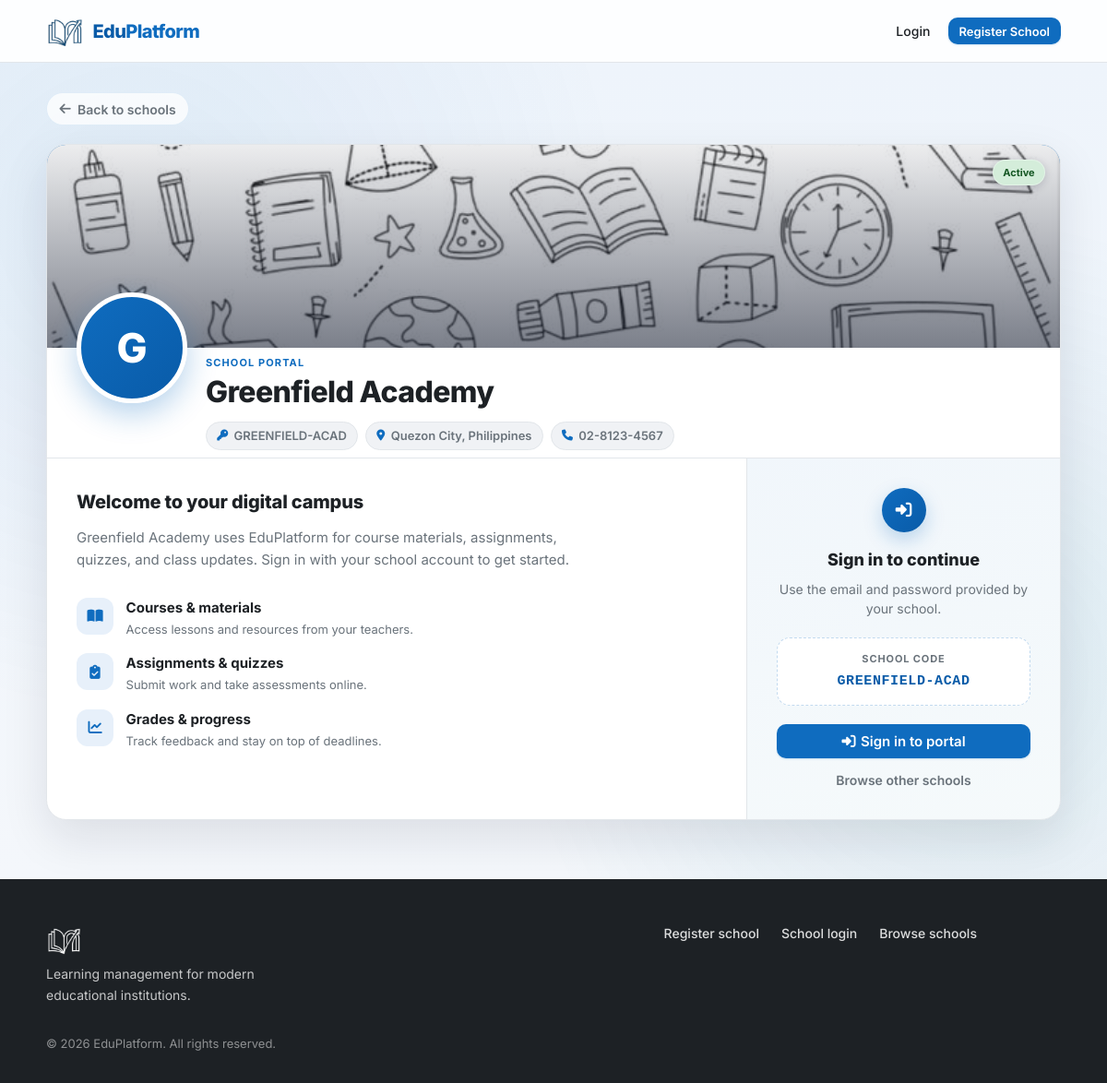
The page /schools/GREENFIELD-ACAD on the database its author committed.
### tables this page shows
CREATE TABLE schools (
    id INT UNSIGNED AUTO_INCREMENT PRIMARY KEY,
    name VARCHAR(255) NOT NULL,
    slug VARCHAR(255) NOT NULL UNIQUE,
    school_code VARCHAR(32) DEFAULT NULL UNIQUE,
    email VARCHAR(255) NOT NULL,
    phone VARCHAR(50) DEFAULT NULL,
    address TEXT DEFAULT NULL,
    cover_image VARCHAR(512) DEFAULT NULL,
    logo_image VARCHAR(512) DEFAULT NULL,
    practice_quizzes_enabled TINYINT(1) NOT NULL DEFAULT 1,
    status ENUM('pending', 'active', 'rejected', 'suspended') NOT NULL DEFAULT 'pending',
    registered_at DATETIME NOT NULL DEFAULT CURRENT_TIMESTAMP,
    approved_at DATETIME DEFAULT NULL,
    approved_by INT UNSIGNED DEFAULT NULL,
    created_at DATETIME NOT NULL DEFAULT CURRENT_TIMESTAMP,
    updated_at DATETIME NOT NULL DEFAULT CURRENT_TIMESTAMP ON UPDATE CURRENT_TIMESTAMP
);

### includes/layout/page_loader.php (called while the page is built, shortened)
<?= siteLogoImg('site-logo site-logo--loader') ?>

### includes/bootstrap.php (called while the page is built, shortened)
<?php
require_once __DIR__ . '/env.php';
require_once __DIR__ . '/helpers.php';
function db(): PDO
{
    static $pdo = null;
    if ($pdo === null) {
        $config = require __DIR__ . '/../config/database.php';
        $dsn = sprintf(
            'mysql:host=%s;dbname=%s;charset=%s',
            $config['host'],
            $config['dbname'],
            $config['charset']
        );
        $pdo = new PDO($dsn, $config['username'], $config['password'], [
            PDO::ATTR_ERRMODE            => PDO::ERRMODE_EXCEPTION,
            PDO::ATTR_DEFAULT_FETCH_MODE => PDO::FETCH_ASSOC,
            PDO::ATTR_EMULATE_PREPARES   => false,
            PDO::MYSQL_ATTR_INIT_COMMAND => "SET time_zone = '+00:00'",
        ]);
    }
    return $pdo;
}
require_once __DIR__ . '/auth.php';

### includes/auth.php (called while the page is built, shortened)
<?php
function resolveLoginSchool(?string $slug, int $id = 0, ?string $code = null): ?array
{
    if ($code !== null && $code !== '') {
        $stmt = db()->prepare('SELECT * FROM schools WHERE UPPER(school_code) = UPPER(?)');
        $stmt->execute([trim($code)]);
        return $stmt->fetch() ?: null;
    }
    return null;
}

### schools/enroll.php (the view, shortened to what this page needs)
<?php
require_once __DIR__ . '/../includes/bootstrap.php';
$code = normalizeSchoolCode($_GET['code'] ?? '');
$school = $code !== '' ? resolveLoginSchool(null, 0, $code) : null;
$loginUrl = schoolLoginUrl($school['school_code'] ?? '');
$coverUrl = schoolCoverImageUrl($school);
require __DIR__ . '/../includes/layout/header.php';
?>
<section class="school-public-hero">
    <div class="container landing-section-container">
        <a href="<?= url('index.php#schools') ?>" class="school-public-back">
            <i class="fa-solid fa-arrow-left"></i> Back to schools
        </a>
        <div class="school-public-card">
            <div class="school-public-cover" style="background-image: url('<?= e($coverUrl) ?>')">
                <span class="badge badge-active school-public-status">Active</span>
            </div>
            <header class="school-public-header">
                <?= schoolAvatarHtml($school, 'school-public-avatar') ?>
                <div class="school-public-heading">
                    <p class="school-public-eyebrow">School portal</p>
                    <h1><?= e($school['name']) ?></h1>
                    <div class="school-public-meta-row">
                        <?php if (!empty($school['school_code'])): ?>
                            <span class="school-public-meta-chip">
                                <i class="fa-solid fa-key"></i>
                                <span><?= e($school['school_code']) ?></span>
                            </span>
                        <?php endif; ?>
                        <?php if ($school['address']): ?>
                            <span class="school-public-meta-chip">
                                <i class="fa-solid fa-location-dot"></i>
                                <span><?= e($school['address']) ?></span>
                            </span>
                        <?php endif; ?>
                        <?php if ($school['phone']): ?>
                            <span class="school-public-meta-chip">
                                <i class="fa-solid fa-phone"></i>
                                <span><?= e($school['phone']) ?></span>
                            </span>
                        <?php endif; ?>
                    </div>
                </div>
            </header>
            <div class="school-public-layout">
                <div class="school-public-content">
                    <h2>Welcome to your digital campus</h2>
                    <p class="school-public-intro">
                        <?= e($school['name']) ?> uses <?= e(APP_NAME) ?> for course materials, assignments,
                        quizzes, and class updates. Sign in with your school account to get started.
                    </p>
                    <ul class="school-public-features">
                        <li>
                            <span class="school-public-feature-icon"><i class="fa-solid fa-book-open"></i></span>
                            <div>
                                <strong>Courses &amp; materials</strong>
                                <span>Access lessons and resources from your teachers.</span>
                            </div>
                        </li>
                        <li>
                            <span class="school-public-feature-icon"><i class="fa-solid fa-clipboard-check"></i></span>
                            <div>
                                <strong>Assignments &amp; quizzes</strong>
                                <span>Submit work and take assessments online.</span>
                            </div>
                        </li>
                        <li>
                            <span class="school-public-feature-icon"><i class="fa-solid fa-chart-line"></i></span>
                            <div>
                                <strong>Grades &amp; progress</strong>
                                <span>Track feedback and stay on top of deadlines.</span>
                            </div>
                        </li>
                    </ul>
                </div>
                <aside class="school-public-signin">
                    <div class="school-public-signin-inner">
                        <span class="school-public-signin-icon" aria-hidden="true"><i class="fa-solid fa-right-to-bracket"></i></span>
                        <h3>Sign in to continue</h3>
                        <p>Use the email and password provided by your school.</p>
                        <?php if (!empty($school['school_code'])): ?>
                            <div class="school-public-code-box">
                                <span class="school-public-code-label">School code</span>
                                <code><?= e($school['school_code']) ?></code>
                            </div>
                        <?php endif; ?>
                        <a href="<?= e($loginUrl) ?>" class="btn btn-primary btn-lg btn-block school-public-signin-btn">
                            <i class="fa-solid fa-right-to-bracket"></i> Sign in to portal
                        </a>
                        <a href="<?= url('index.php#schools') ?>" class="school-public-alt-link">Browse other schools</a>
                    </div>
                </aside>
            </div>
        </div>
    </div>
</section>
<?php require __DIR__ . '/../includes/layout/footer.php'; ?>

### includes/helpers.php (shortened to what this page needs)
<?php
function siteLogoPath(): string
{
    return 'assets/img/Gemini_Generated_Image_lt629klt629klt62-removebg-preview.png';
}
function siteLogoUrl(): string
{
    return url(siteLogoPath());
}
function siteLogoImg(string $class = 'site-logo', ?string $alt = null): string
{
    return '<img src="' . e(siteLogoUrl()) . '" alt="' . e($alt ?? APP_NAME) . '" class="' . e($class) . '">';
}
function url(string $path = ''): string
{
    $path = ltrim($path, '/');
    $query = '';
    if (($pos = strpos($path, '?')) !== false) {
        $query = substr($path, $pos);
        $path = substr($path, 0, $pos);
    }
    return BASE_URL . '/' . $path . $query;
}
function schoolLoginUrl(?string $schoolCode): string
{
    $code = normalizeSchoolCode($schoolCode ?? '');
    return url('login.php?code=' . urlencode($code));
}
function schoolDefaultCoverUrls(): array
{
    return [
        url('assets/img/school-covers/default-1.jpg'),
        url('assets/img/school-covers/default-2.jpg'),
        url('assets/img/school-covers/default-3.jpg'),
        url('assets/img/school-covers/default-4.jpg'),
    ];
}
function schoolCoverImageUrl(array $school): string
{
    $custom = trim((string) ($school['cover_image'] ?? ''));
    $defaults = schoolDefaultCoverUrls();
    $index = abs((int) ($school['id'] ?? 0)) % count($defaults);
    return $defaults[$index];
}
function schoolLogoImageUrl(array $school): ?string
{
    $custom = trim((string) ($school['logo_image'] ?? ''));
    return null;
}
function schoolAvatarInitial(array $school): string
{
    return strtoupper(mb_substr($school['name'] ?? 'S', 0, 1));
}
function schoolAvatarHtml(array $school, string $class): string
{
    $logoUrl = schoolLogoImageUrl($school);
    return '<div class="' . $class . '" aria-hidden="true">' . e(schoolAvatarInitial($school)) . '</div>';
}
function e(?string $value): string
{
    return htmlspecialchars($value ?? '', ENT_QUOTES, 'UTF-8');
}
function normalizeSchoolCode(string $code): string
{
    return strtoupper(trim($code));
}
    ?>

### rows shown on the page
schools: name "G", name "Greenfield Academy", school_code "GREENFIELD-ACAD", address "Quezon City, Philippines", phone "02-8123-4567"

### other values the page prints
APP_NAME "EduPlatform"
